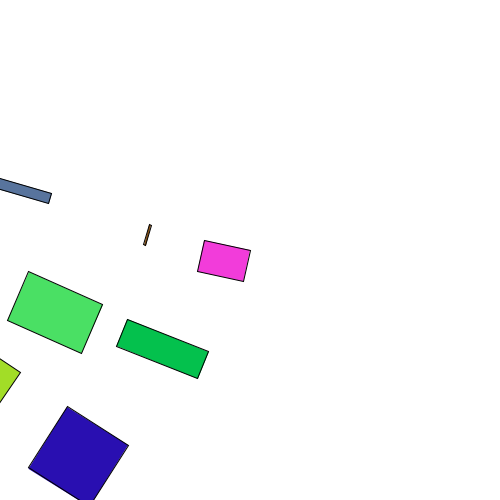
Frame 1 (no input)
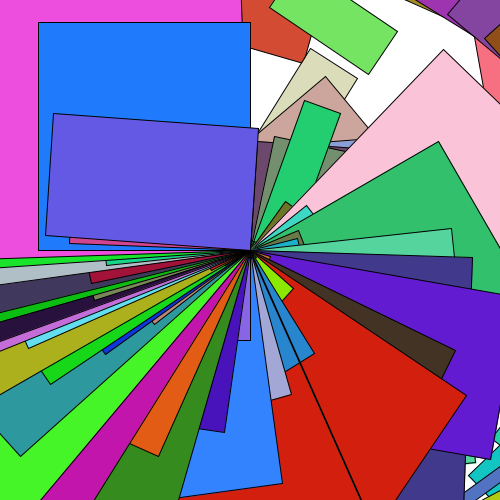
Frame 60 (the mouse pressed at the canvas centre just before this capture)
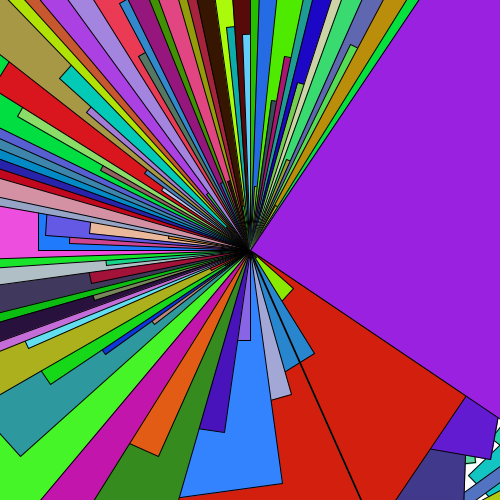
Frame 120 (the mouse held since frame 60 and released just before this capture)

The Processing sketch that drew these frames (run headless with seeded random() and noise(); from frame 60 on, the mouse is pressed at the canvas centre):

// Processing sketch: MondrianV2
// ── MondrianV2.pde
float SPACING = width;
PShape square;

int randW = round(random(width));
int randH = round(random(height));



void setup() {
  size(500, 500);
  background(255);
  square = createShape(RECT, 0, 0, 0, 0);
  // noLoop();

}


void draw() {

  for (int x = 0; x < width; x += SPACING) {
    for (int y = 0; y < height; y += SPACING) {
      push();

        translate(width / 2, height / 2);
        rotate(radians(SPACING += 2));
        fill(random(255), random(255), random(255));
        rect(x, y, round(random(SPACING)), round(random(SPACING)));


      pop();
    }
  }
}
